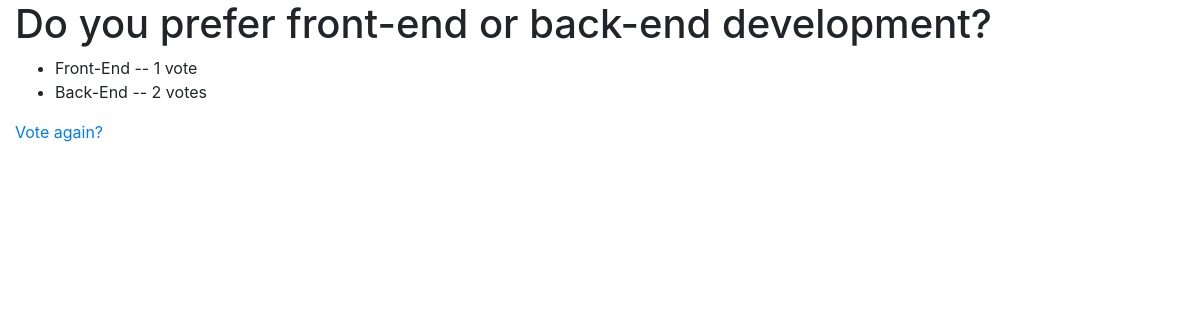
The app's page /polls/2/results/ with its own data.
### polls/models.py (models this page shows, shortened)
class Question(models.Model):
    question_text = models.CharField(max_length=200)
    pub_date = models.DateTimeField('date published')

class Choice(models.Model):
    question = models.ForeignKey(Question, on_delete=models.CASCADE)
    choice_text = models.CharField(max_length=200)
    votes = models.IntegerField(default=0)

### polls/views.py (the view)
# urls.py: path('<int:question_id>/results/', views.results, name='results')
def results(request, question_id):
    question = get_object_or_404(Question, pk=question_id)
    return render(request, 'polls/results.html', {'question': question})

### polls/templates/polls/results.html (shortened to what this page needs)
<!DOCTYPE html>
<html>
<head>
    <link rel="stylesheet" href="https://maxcdn.bootstrapcdn.com/bootstrap/4.5.2/css/bootstrap.min.css">
</head>
<body>
    <div class="container">
        <h1>{{ question.question_text }}</h1>
        <ul>
            {% for choice in question.choice_set.all %}
            <li>
                {{ choice.choice_text }} -- {{ choice.votes }}
                vote{{ choice.votes|pluralize }}
            </li>
            {% endfor %}
        </ul>
        <a href="{% url 'polls:detail' question.id %}">
            Vote again?
        </a>
    </div>
</body>
</html>

### polls/templates/polls/results.html (style rules this page uses)
body { margin: 0; padding: 1; }
.container { margin: 0; padding: 1; }

### records on screen
Question: question_text "Do you prefer front-end or back-end development?"
Choice: choice_text "Front-End", votes "1"
Choice: choice_text "Back-End", votes "2"
